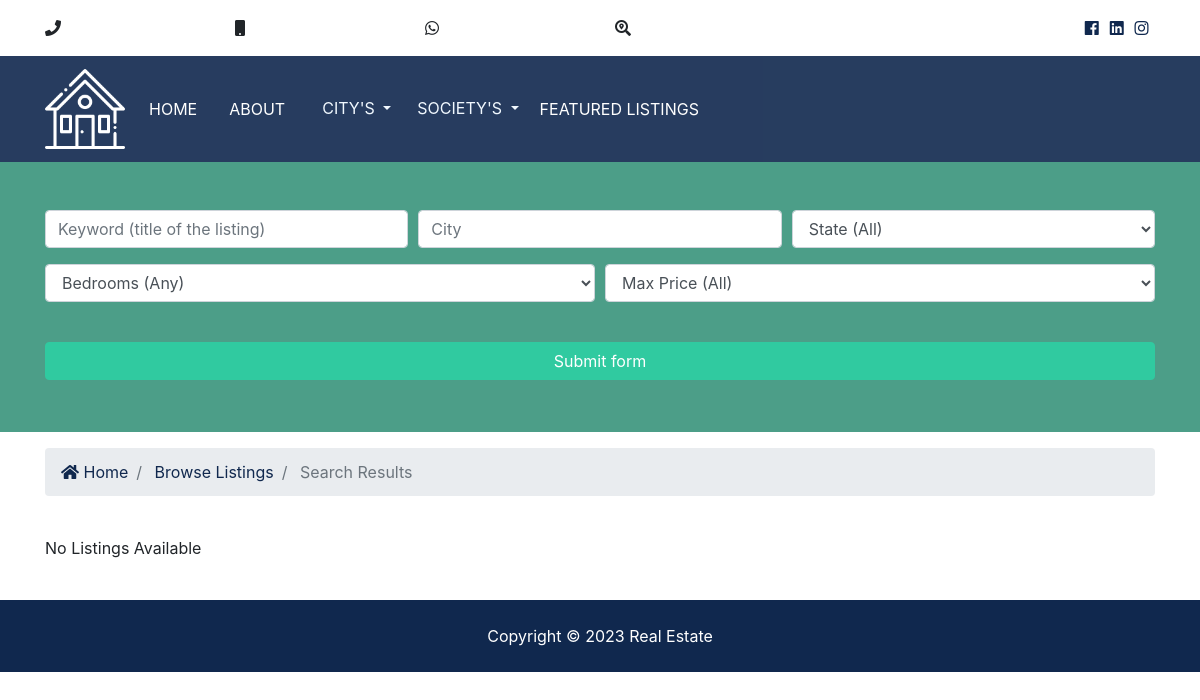
Before: /listings/search with the older database file.
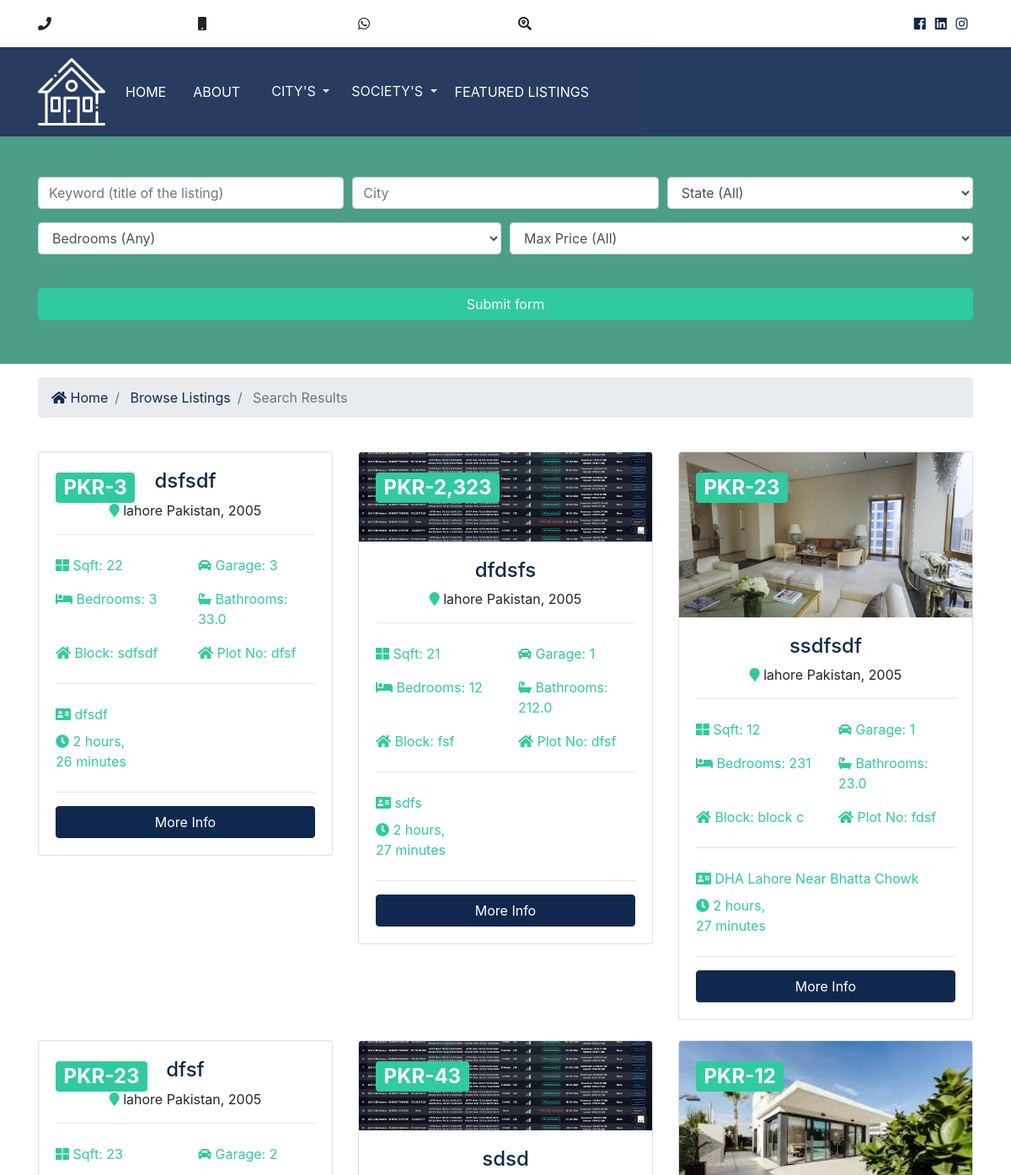
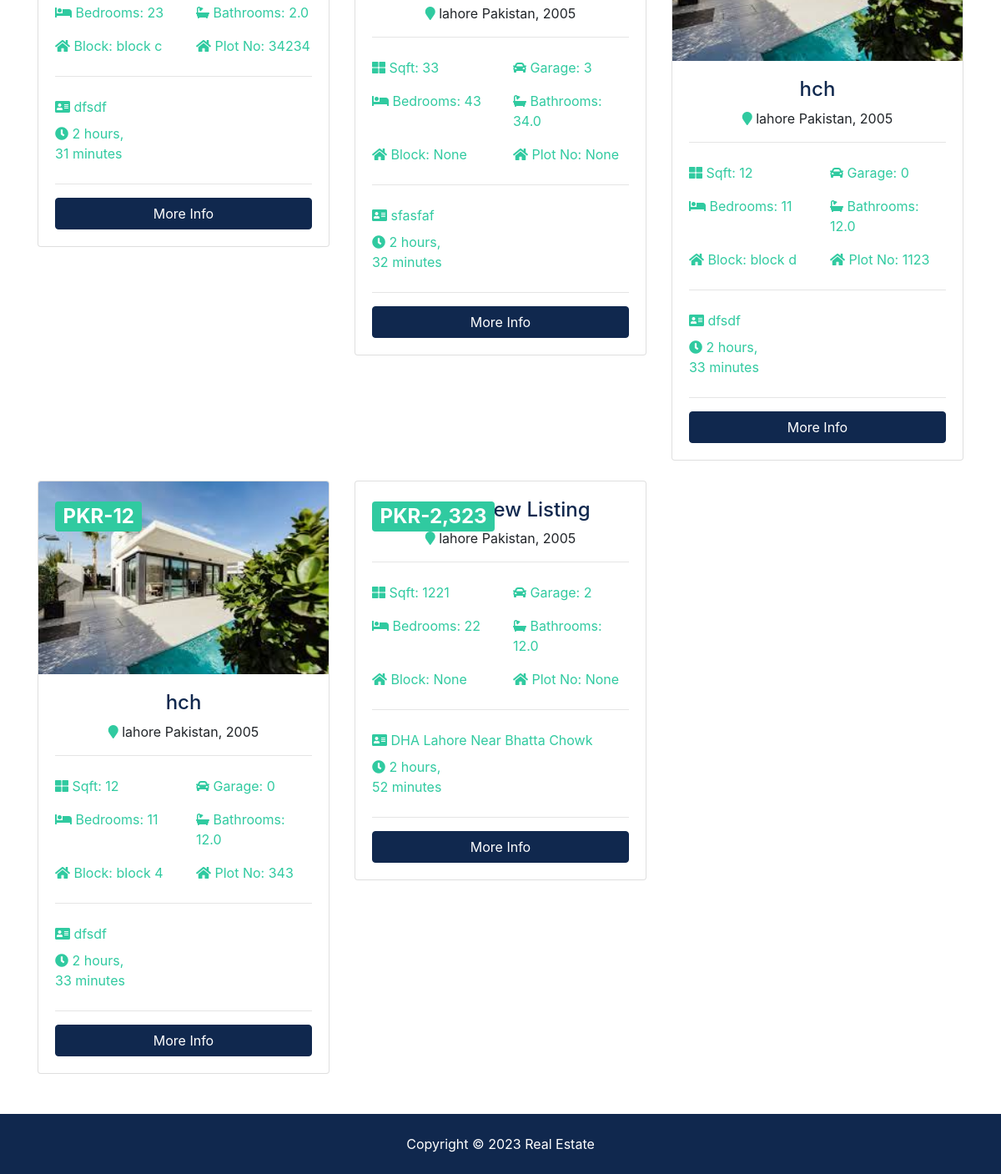
After: the same page with the newer database file (2 pictures, top to bottom).
### listings/models.py (models this page shows, shortened)
class Listing(models.Model):
    socity_phase_sector = models.ForeignKey(Socity_phase_Sector, on_delete=models.CASCADE, default=None)
    title = models.CharField(max_length=200)
    address = models.CharField(max_length=200, null=True)
    block = models.CharField(max_length=200, null=True)
    plot_no = models.CharField(max_length=200, null=True)
    description = tinymce_models.HTMLField(blank=True)
    video_url = models.CharField(max_length=1000, null=True)
    price = models.IntegerField(null=True)
    bedrooms = models.IntegerField(null=True)
    bathrooms = models.DecimalField(max_digits=4, decimal_places=1, null=True)
    garage = models.IntegerField(default=0)
    square_foot = models.IntegerField(null=True)
    plot_size = models.DecimalField(max_digits=5, decimal_places=1, null=True)
    photo_main = models.ImageField(upload_to='photos/%Y/%m/%d/', blank=True)
    photo_1 = models.ImageField(upload_to='photos/%Y/%m/%d/', blank=True)
    photo_2 = models.ImageField(upload_to='photos/%Y/%m/%d/', blank=True)
    photo_3 = models.ImageField(upload_to='photos/%Y/%m/%d/', blank=True)
    photo_4 = models.ImageField(upload_to='photos/%Y/%m/%d/', blank=True)
    photo_5 = models.ImageField(upload_to='photos/%Y/%m/%d/', blank=True)
    photo_6 = models.ImageField(upload_to='photos/%Y/%m/%d/', blank=True)
    is_published = models.BooleanField(default=True)
    list_date = models.DateTimeField(default=datetime.now, blank=True)
    created_at = models.DateTimeField(auto_now_add=True, blank=True)
    updated_at = models.DateTimeField(auto_now=True, blank=True)
    class Meta:
        verbose_name = "15. Plot Listing"

class Socity_phase_Sector(models.Model):
    society = models.ForeignKey(Society, on_delete=models.CASCADE, default=None)
    society_phase = models.ForeignKey(Socity_phase, on_delete=models.CASCADE)
    society_sector = models.ForeignKey(Socity_Sector, on_delete=models.CASCADE)
    is_published = models.BooleanField(default=True)
    list_date = models.DateTimeField(default=datetime.now, blank=True)
    created_at = models.DateTimeField(auto_now_add=True, blank=True)
    updated_at = models.DateTimeField(auto_now=True, blank=True)
    class Meta:
        verbose_name = "20. Society Phase and Sector"

class Society(models.Model):
    city = models.ForeignKey(city, on_delete=models.CASCADE)
    title = models.CharField(max_length=200)
    address = models.CharField(max_length=200)
    state = models.CharField(max_length=100)
    zipcode = models.CharField(max_length=20)
    photo_main = models.ImageField(upload_to='photos/%Y/%m/%d/')
    is_published = models.BooleanField(default=True)
    list_date = models.DateTimeField(default=datetime.now, blank=True)
    created_at= models.DateTimeField(auto_now_add=True, blank=True)
    updated_at= models.DateTimeField(auto_now=True, blank=True)
    class Meta:
        verbose_name = "01. Society Name"

class city(models.Model):
    title = models.CharField(max_length=200)
    photo_main = models.ImageField(upload_to='photos/%Y/%m/%d/')
    is_published = models.BooleanField(default=True)
    list_date = models.DateTimeField(default=datetime.now, blank=True)
    created_at = models.DateTimeField(auto_now_add=True, blank=True)
    updated_at = models.DateTimeField(auto_now=True, blank=True)
    def __str__(self):
        return self.title
    class Meta:
        verbose_name = "00. Society City"

### listings/views.py (the view)
# urls.py: path('search', views.search, name='search'),
def search(request):
  queryset_list = Listing.objects.order_by('-list_date').filter(is_published=True)
  city_data = city.objects.order_by('-list_date').filter(is_published=True)
  society_dropdown = Society.objects.order_by('-list_date').filter(is_published=True)
  if 'keywords' in request.GET:
    keywords = request.GET['keywords']
    if keywords:
      queryset_list = queryset_list.filter(title__icontains=keywords)
  if 'city' in request.GET:
    city1 = request.GET.get('city')
    if city1:
      queryset_list = queryset_list.filter(socity_phase_sector__society__city__title__contains=city1)
  if 'state' in request.GET:
    state = request.GET['state']
    if state:
      queryset_list = queryset_list.filter(socity_phase_sector__society__state__contains=state)
  if 'bedrooms' in request.GET:
    bedrooms = request.GET['bedrooms']
    if bedrooms:
      queryset_list = queryset_list.filter(bedrooms__lte=bedrooms)
  if 'price' in request.GET:
    price = request.GET['price']
    if price:
      queryset_list = queryset_list.filter(price__lte=price)
  context = {
    'city_dropdown': city_data,
    'society_dropdowns': society_dropdown,
    'state_choices': state_choices,
    'bedroom_choices': bedroom_choices,
    'price_choices': price_choices,
    'listings': queryset_list,
    'values': request.GET
  }
  return render(request, 'listings/search.html', context)

### templates/listings/search.html (shortened to what the changed rows need)
{% extends 'base.html' %}
{% load humanize %}
{% block content %}
  <section id="listings" class="py-4">
    <div class="container">
      <div class="row">
        {% if listings %}
          {% for listing in listings %}
          <div class="col-md-6 col-lg-4 mb-4">
              <div class="card listing-preview">
                <img class="card-img-top" src="{{ listing.photo_main.url }}" alt="">
                <div class="card-img-overlay">
                  <h2>
                    <span class="badge badge-secondary text-white">PKR-{{ listing.price | intcomma }}</span>
                  </h2>
                </div>
                <div class="card-body">
                  <div class="listing-heading text-center">
                    <h4 class="text-primary">{{ listing.title }}</h4>
                    <p>
                      <i class="fas fa-map-marker text-secondary"></i> {{ listing.socity_phase_sector.society.city }} {{ listing.socity_phase_sector.society.state }}, {{ listing.socity_phase_sector.society.zipcode }}</p>
                  </div>
                  <hr>
                  <div class="row py-2 text-secondary">
                    <div class="col-6">
                      <i class="fas fa-th-large"></i> Sqft: {{ listing.square_foot }}</div>
                    <div class="col-6">
                      <i class="fas fa-car"></i> Garage: {{ listing.garage }}</div>
                  </div>
                  <div class="row py-2 text-secondary">
                    <div class="col-6">
                      <i class="fas fa-bed"></i> Bedrooms: {{ listing.bedrooms }}</div>
                    <div class="col-6">
                      <i class="fas fa-bath"></i> Bathrooms: {{ listing.bathrooms }}</div>
                  </div>
                                                          <div class="row py-2 text-secondary">
                    <div class="col-6">
                      <i class="fas fa-home"></i> Block: {{ listing.block }}</div>
                    <div class="col-6">
                      <i class="fas fa-home"></i> Plot No: {{ listing.plot_no }}</div>
                  </div>
                  <hr>
                                                          <div class="row py-2 text-secondary">
                    <div class="col-12">
                      <i class="fas fa-address-card"></i> {{ listing.address }}</div>
                  </div>
                  <div class="row text-secondary pb-2">
                    <div class="col-6">
                      <i class="fas fa-clock"></i> {{ listing.list_date | timesince }}</div>
                  </div>
                  <hr>
                  <a href="{% url 'listing' listing.id %}" class="btn btn-primary btn-block">More Info</a>
                </div>
              </div>
            </div>
          {% endfor %}
        {% else %}
          <div class="col-md-12">
            <p>No Listings Available</p>
          </div>
        {% endif %}
      </div>
    </div>
  </section>
  {% endblock %}

Changed rows visible on the page:
added Listing: price "3", title "dsfsdf", socity_phase_sector.society.city "lahore", socity_phase_sector.society.state "Pakistan", socity_phase_sector.society.zipcode "2005", square_foot "22", garage "3", bedrooms "3", bathrooms "33.0", block "sdfsdf", plot_no "dfsf", address "dfsdf", list_date "2 hours, 26 minutes"
added Listing: photo_main (picture), price "2,323", title "dfdsfs", socity_phase_sector.society.city "lahore", socity_phase_sector.society.state "Pakistan", socity_phase_sector.society.zipcode "2005", square_foot "21", garage "1", bedrooms "12", bathrooms "212.0", block "fsf", plot_no "dfsf", address "sdfs", list_date "2 hours, 27 minutes"
added Listing: photo_main (picture), price "23", title "ssdfsdf", socity_phase_sector.society.city "lahore", socity_phase_sector.society.state "Pakistan", socity_phase_sector.society.zipcode "2005", square_foot "12", garage "1", bedrooms "231", bathrooms "23.0", block "block c", plot_no "fdsf", address "DHA Lahore Near Bhatta Chowk", list_date "2 hours, 27 minutes"
added Listing: price "23", title "dfsf", socity_phase_sector.society.city "lahore", socity_phase_sector.society.state "Pakistan", socity_phase_sector.society.zipcode "2005", square_foot "23", garage "2", bedrooms "23", bathrooms "2.0", block "block c", plot_no "34234", address "dfsdf", list_date "2 hours, 31 minutes"
added Listing: photo_main (picture), price "43", title "sdsd", socity_phase_sector.society.city "lahore", socity_phase_sector.society.state "Pakistan", socity_phase_sector.society.zipcode "2005", square_foot "33", garage "3", bedrooms "43", bathrooms "34.0", block "None", plot_no "None", address "sfasfaf", list_date "2 hours, 32 minutes"
added Listing: photo_main (picture), price "12", title "hch", socity_phase_sector.society.city "lahore", socity_phase_sector.society.state "Pakistan", socity_phase_sector.society.zipcode "2005", square_foot "12", garage "0", bedrooms "11", bathrooms "12.0", block "block d", plot_no "1123", address "dfsdf", list_date "2 hours, 33 minutes"
added Listing: photo_main (picture), price "12", title "hch", socity_phase_sector.society.city "lahore", socity_phase_sector.society.state "Pakistan", socity_phase_sector.society.zipcode "2005", square_foot "12", garage "0", bedrooms "11", bathrooms "12.0", block "block 4", plot_no "343", address "dfsdf", list_date "2 hours, 33 minutes"
added Listing: price "2,323", title "This is New Listing", socity_phase_sector.society.city "lahore", socity_phase_sector.society.state "Pakistan", socity_phase_sector.society.zipcode "2005", square_foot "1221", garage "2", bedrooms "22", bathrooms "12.0", block "None", plot_no "None", address "DHA Lahore Near Bhatta Chowk", list_date "2 hours, 52 minutes"
Other visible differences:
text no longer shown: "No Listings Available"
